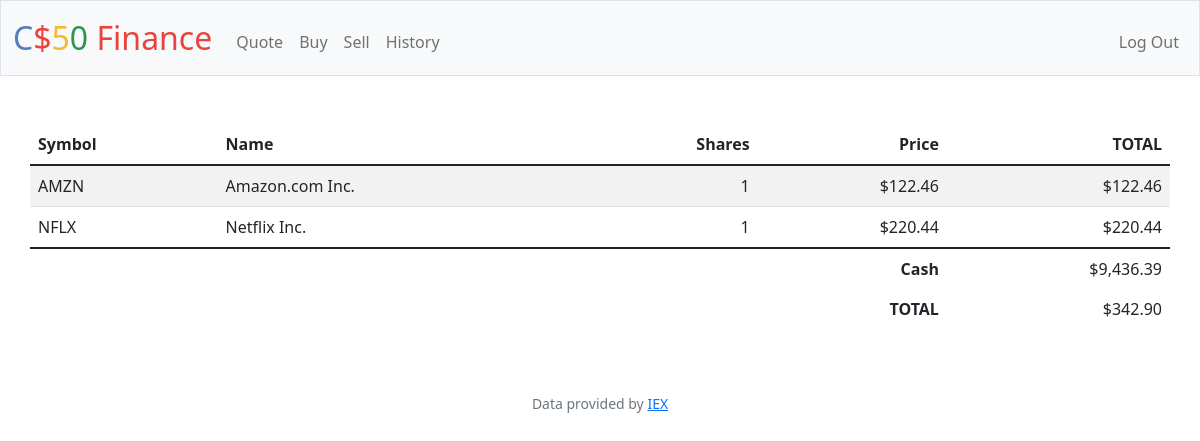
Page / (signed in) on the earlier database version.
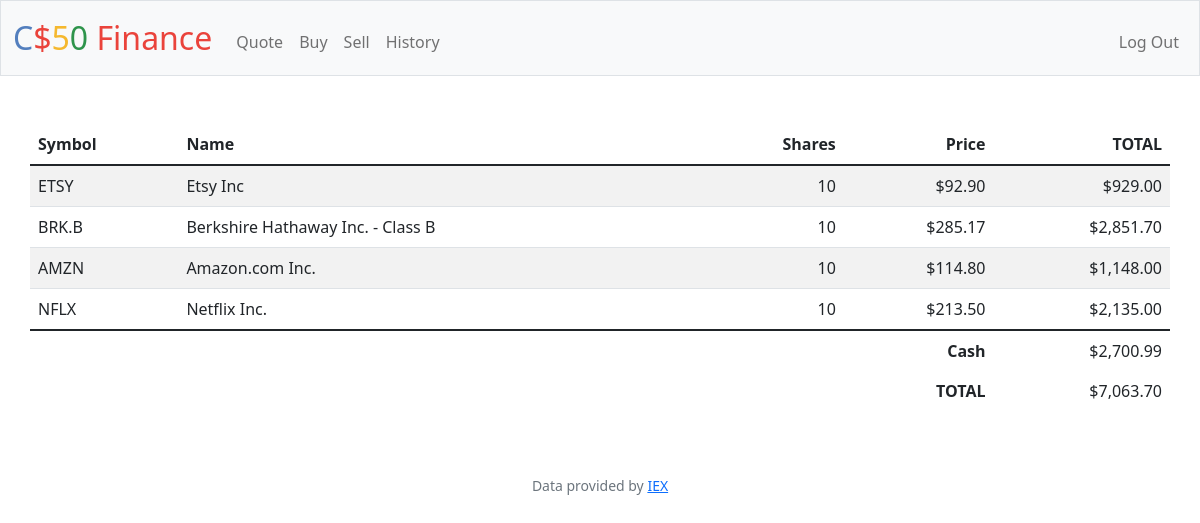
Same page on the later database version.
### tables this page shows
CREATE TABLE shares (
            id INTEGER PRIMARY KEY AUTOINCREMENT NOT NULL,
            symbol TEXT NOT NULL,
            name TEXT NOT NULL,
            price NUMERIC NOT NULL,
            share_qty REAL NOT NULL,
            purchased_on TEXT,
            sold_on TEXT,
            owner_id INTEGER,
            FOREIGN KEY (owner_id)
            REFERENCES users (id)
                ON UPDATE CASCADE
                ON DELETE CASCADE
        );

### app.py (the view)
@app.route("/")
@login_required
def index():
    user_shares = db.execute('SELECT cash, SUM(price * share_qty) AS sum, symbol,name,price, share_qty FROM users INNER JOIN shares ON shares.owner_id = users.id WHERE users.id = ? GROUP BY symbol ORDER BY purchased_on DESC;', session['user_id'])
    cash = user_shares[0]['cash']
    total_share = user_shares[0]['sum'] or 0
    total_shares_amount = 0
    for share_amount in user_shares:
        total_shares_amount = total_shares_amount + share_amount['sum']
    print(total_shares_amount)
    return render_template('index.html', usd=usd, user_shares=user_shares, int_format=int_format, user_cash=cash, total_share_amount=total_shares_amount, total_share=total_share)

### app.py (called while the page is built)
@app.after_request
def after_request(response):
    response.headers["Cache-Control"] = "no-cache, no-store, must-revalidate"
    response.headers["Expires"] = 0
    response.headers["Pragma"] = "no-cache"
    return response

### helpers.py (called while the page is built)
def login_required(f):
    @wraps(f)
    def decorated_function(*args, **kwargs):
        if session.get("user_id") is None:
            return redirect("/login")
        return f(*args, **kwargs)
    return decorated_function

def usd(value):
    return f"${value:,.2f}"

def int_format(value):
    return int(value)

### templates/index.html
{% extends "layout.html" %} {% block title %} Home {% endblock %} {% block main
%}
<table class="table table-striped container">
  <thead>
    <tr>
      <th class="text-start">Symbol</th>
      <th class="text-start">Name</th>
      <th class="text-end">Shares</th>
      <th class="text-end">Price</th>
      <th class="text-end">TOTAL</th>
    </tr>
  </thead>
  <tbody>
    {% for share in user_shares %}
    <tr>
      <td class="text-start">{{share.symbol}}</td>
      <td class="text-start">{{share.name }}</td>
      <td class="text-end">{{int_format(share.share_qty)}}</td>
      <td class="text-end">{{usd(share.price)}}</td>
      <td class="text-end">{{usd(share.price * share.share_qty)}}</td>
    </tr>
    {% endfor %}
  </tbody>
  <tfoot>
    <tr>
      <td class="border-0 fw-bold text-end" colspan="4">Cash</td>
      <td  class="border-0  text-end">{{usd(user_cash)}}</td>
    </tr>
    <tr>
      <td class="border-0 fw-bold text-end" colspan="4">TOTAL</td>
      <td  class="border-0 text-end">{{ usd(total_share_amount)}}</td>
    </tr>
  </tfoot>
</table>
{% endblock %}

### templates/layout.html (shortened to what this page needs)
<!DOCTYPE html>
<html lang="en">
    <head>
        <link href="https://cdn.jsdelivr.net/npm/bootstrap@5.1.3/dist/css/bootstrap.min.css" rel="stylesheet">
        <link href="/static/styles.css" rel="stylesheet">
    </head>
    <body>
        <nav class="bg-light border navbar navbar-expand-md navbar-light">
            <div class="container-fluid">
                <a class="navbar-brand" href="/"><span class="blue">C</span><span class="red">$</span><span class="yellow">5</span><span class="green">0</span> <span class="red">Finance</span></a>
                <div class="collapse navbar-collapse" id="navbar">
                    {% if session["user_id"] %}
                        <ul class="navbar-nav me-auto mt-2">
                            <li class="nav-item"><a class="nav-link" href="/quote">Quote</a></li>
                            <li class="nav-item"><a class="nav-link" href="/buy">Buy</a></li>
                            <li class="nav-item"><a class="nav-link" href="/sell">Sell</a></li>
                            <li class="nav-item"><a class="nav-link" href="/history">History</a></li>
                        </ul>
                        <ul class="navbar-nav ms-auto mt-2">
                            <li class="nav-item"><a class="nav-link" href="/logout">Log Out</a></li>
                        </ul>
                    {% else %}
                        <ul class="navbar-nav ms-auto mt-2">
                            <li class="nav-item"><a class="nav-link" href="/register">Register</a></li>
                            <li class="nav-item"><a class="nav-link" href="/login">Log In</a></li>
                        </ul>
                    {% endif %}
                </div>
            </div>
        </nav>
        <main class="container-fluid py-5 text-center">
            {% block main %}{% endblock %}
        </main>
        <footer class="mb-5 small text-center text-muted">
            Data provided by <a href="https://iexcloud.io/">IEX</a>
        </footer>
    </body>
</html>

### static/styles.css (style rules this page uses)
nav .navbar-brand { font-size: xx-large; }
nav .navbar-brand .blue { color: #537fbe; }
nav .navbar-brand .red { color: #ea433b; }
nav .navbar-brand .yellow { color: #f5b82e; }
nav .navbar-brand .green { color: #2e944b; }

Differences in the rows shown:
added shares: symbol "ETSY", name "Etsy Inc", share_qty "10", price "$92.90", price "$929.00"
added shares: symbol "BRK.B", name "Berkshire Hathaway Inc. - Class B", share_qty "10", price "$285.17", price "$2,851.70"
changed shares "AMZN": id "1" → "10"; price "$122.46" → "$114.80"; usd(share.price*share.share_qty) "$122.46" → "$1,148.00"
changed shares "NFLX": owner "1" → "10"; price "$220.44" → "$213.50"; usd(share.price*share.share_qty) "$220.44" → "$2,135.00"
Other differences:
{{ usd(user_cash) }}: "$9,436.39" → "$2,700.99"
{{ usd(total_share_amount) }}: "$342.90" → "$7,063.70"
